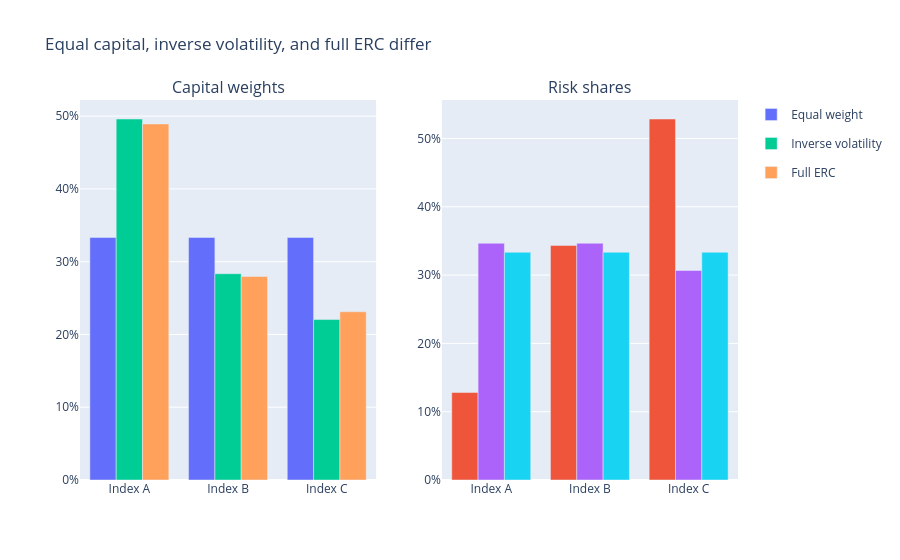

Here is the notebook cell this chart was saved with:
### Markdown cell above
## 5. Calculate risk contributions, then compare three allocations

For weights (u), portfolio volatility is $\sigma_p=\sqrt{u^\top\Sigma u}$.
The marginal volatility contribution is $(\Sigma u)_i/\sigma_p$, and the total
contribution is

$$\mathrm{RC}_i=u_i\frac{(\Sigma u)_i}{\sigma_p},\qquad
\mathrm{share}_i=\frac{u_i(\Sigma u)_i}{u^\top\Sigma u}.$$

Shares sum to one. Full ERC makes them equal to $1/N$. Equal capital weights
and inverse-volatility weights do not generally do that when correlations differ.
All weights and volatilities below are conditional on this synthetic model.

### Code cell
def risk_report(weights, covariance):
    '''Show volatility contributions for a labeled allocation in a given model.'''
    aligned = weights.reindex(covariance.index).to_numpy()
    marginal_variance = covariance.to_numpy() @ aligned
    variance = aligned @ marginal_variance
    portfolio_vol = float(np.sqrt(variance))
    report = pd.DataFrame({
        'weight': aligned,
        'vol_contribution': aligned * marginal_variance / portfolio_vol,
        'risk_share': aligned * marginal_variance / variance,
    }, index=covariance.index)
    return report, portfolio_vol


erc_allocation = equal_risk_weights(annual_covariance)
inverse_vol = 1 / annualized_vol
inverse_vol /= inverse_vol.sum()
methods = {
    'Equal weight': pd.Series(1 / len(assets), index=assets),
    'Inverse volatility': inverse_vol,
    'Full ERC': erc_allocation['weight'],
}
reports, portfolio_vols = {}, {}
for name, weights in methods.items():
    reports[name], portfolio_vols[name] = risk_report(weights, annual_covariance)
    assert np.allclose(reports[name]['risk_share'].sum(), 1)
comparison = pd.concat(reports, names=['method', 'index'])
assert np.allclose(reports['Full ERC']['risk_share'], 1 / len(assets))
display(comparison.style.format('{:.4%}'))
display(pd.Series(portfolio_vols, name='annual_portfolio_forecast_vol').to_frame().style.format('{:.3%}'))

figure = make_subplots(rows=1, cols=2, subplot_titles=['Capital weights', 'Risk shares'])
for name, report in reports.items():
    for column, metric in [(1, 'weight'), (2, 'risk_share')]:
        figure.add_trace(go.Bar(
            x=assets.tolist(), y=report[metric], name=name,
            legendgroup=name, showlegend=(column == 1),
            hovertemplate='%{x}: %{y:.2%}<extra>' + name + '</extra>',
        ), row=1, col=column)
figure.update_layout(barmode='group', title='Equal capital, inverse volatility, and full ERC differ')
figure.update_yaxes(tickformat='.0%')
figure.show()

### Figure 1 — Plotly figure (JSON) as saved in the notebook; plotly's stock layout.template omitted (floating-point values rounded to 4 significant figures)
{"data": [{"hovertemplate": "%{x}: %{y:.2%}<extra>Equal weight</extra>", "legendgroup": "Equal weight", "name": "Equal weight", "showlegend": true, "type": "bar", "x": ["Index A", "Index B", "Index C"], "xaxis": "x", "y": [0.3333, 0.3333, 0.3333], "yaxis": "y"}, {"hovertemplate": "%{x}: %{y:.2%}<extra>Equal weight</extra>", "legendgroup": "Equal weight", "name": "Equal weight", "showlegend": false, "type": "bar", "x": ["Index A", "Index B", "Index C"], "xaxis": "x2", "y": [0.1281, 0.3434, 0.5285], "yaxis": "y2"}, {"hovertemplate": "%{x}: %{y:.2%}<extra>Inverse volatility</extra>", "legendgroup": "Inverse volatility", "name": "Inverse volatility", "showlegend": true, "type": "bar", "x": ["Index A", "Index B", "Index C"], "xaxis": "x", "y": [0.4961, 0.2835, 0.2205], "yaxis": "y"}, {"hovertemplate": "%{x}: %{y:.2%}<extra>Inverse volatility</extra>", "legendgroup": "Inverse volatility", "name": "Inverse volatility", "showlegend": false, "type": "bar", "x": ["Index A", "Index B", "Index C"], "xaxis": "x2", "y": [0.3466, 0.3466, 0.3068], "yaxis": "y2"}, {"hovertemplate": "%{x}: %{y:.2%}<extra>Full ERC</extra>", "legendgroup": "Full ERC", "name": "Full ERC", "showlegend": true, "type": "bar", "x": ["Index A", "Index B", "Index C"], "xaxis": "x", "y": [0.4893, 0.2796, 0.2311], "yaxis": "y"}, {"hovertemplate": "%{x}: %{y:.2%}<extra>Full ERC</extra>", "legendgroup": "Full ERC", "name": "Full ERC", "showlegend": false, "type": "bar", "x": ["Index A", "Index B", "Index C"], "xaxis": "x2", "y": [0.3333, 0.3333, 0.3333], "yaxis": "y2"}], "layout": {"annotations": [{"font": {"size": 16}, "showarrow": false, "text": "Capital weights", "x": 0.225, "xanchor": "center", "xref": "paper", "y": 1.0, "yanchor": "bottom", "yref": "paper"}, {"font": {"size": 16}, "showarrow": false, "text": "Risk shares", "x": 0.775, "xanchor": "center", "xref": "paper", "y": 1.0, "yanchor": "bottom", "yref": "paper"}], "barmode": "group", "title": {"text": "Equal capital, inverse volatility, and full ERC differ"}, "xaxis": {"anchor": "y", "domain": [0.0, 0.45]}, "xaxis2": {"anchor": "y2", "domain": [0.55, 1.0]}, "yaxis": {"anchor": "x", "domain": [0.0, 1.0], "tickformat": ".0%"}, "yaxis2": {"anchor": "x2", "domain": [0.0, 1.0], "tickformat": ".0%"}}}
